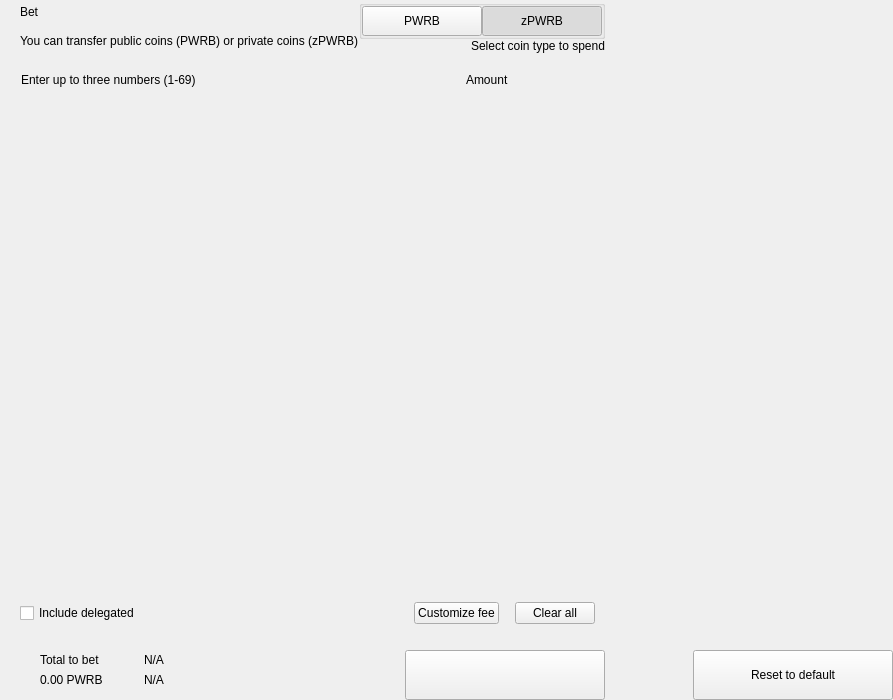
<?xml version="1.0" encoding="UTF-8"?>
<ui version="4.0">
 <class>bet</class>
 <widget class="QWidget" name="bet">
  <property name="geometry">
   <rect>
    <x>0</x>
    <y>0</y>
    <width>893</width>
    <height>700</height>
   </rect>
  </property>
  <property name="windowTitle">
   <string>Form</string>
  </property>
  <layout class="QHBoxLayout" name="horizontalLayout_2" stretch="2,1">
   <property name="spacing">
    <number>0</number>
   </property>
   <property name="leftMargin">
    <number>0</number>
   </property>
   <property name="topMargin">
    <number>0</number>
   </property>
   <property name="rightMargin">
    <number>0</number>
   </property>
   <property name="bottomMargin">
    <number>0</number>
   </property>
   <item>
    <widget class="QWidget" name="left" native="true">
     <layout class="QVBoxLayout" name="verticalLayout_3">
      <property name="spacing">
       <number>0</number>
      </property>
      <property name="leftMargin">
       <number>0</number>
      </property>
      <property name="topMargin">
       <number>0</number>
      </property>
      <property name="rightMargin">
       <number>0</number>
      </property>
      <property name="bottomMargin">
       <number>0</number>
      </property>
      <item>
       <layout class="QVBoxLayout" name="verticalLayout_22" stretch="0,0,0,1,0,0,0,0">
        <property name="spacing">
         <number>0</number>
        </property>
        <item>
         <layout class="QHBoxLayout" name="horizontalLayout_3">
          <property name="spacing">
           <number>0</number>
          </property>
          <property name="leftMargin">
           <number>20</number>
          </property>
          <property name="rightMargin">
           <number>20</number>
          </property>
          <item>
           <layout class="QVBoxLayout" name="verticalLayout">
            <property name="spacing">
             <number>5</number>
            </property>
            <item>
             <widget class="QLabel" name="labelTitle">
              <property name="text">
               <string>Bet</string>
              </property>
              <property name="alignment">
               <set>Qt::AlignLeading|Qt::AlignLeft|Qt::AlignVCenter</set>
              </property>
             </widget>
            </item>
            <item>
             <widget class="QLabel" name="labelSubtitle1">
              <property name="text">
               <string>You can transfer public coins (PWRB) or private coins (zPWRB)</string>
              </property>
             </widget>
            </item>
           </layout>
          </item>
          <item>
           <spacer name="horizontalSpacer">
            <property name="orientation">
             <enum>Qt::Horizontal</enum>
            </property>
            <property name="sizeHint" stdset="0">
             <size>
              <width>40</width>
              <height>20</height>
             </size>
            </property>
           </spacer>
          </item>
          <item>
           <layout class="QVBoxLayout" name="verticalLayout_6">
            <property name="spacing">
             <number>0</number>
            </property>
            <item>
             <widget class="QGroupBox" name="groupBox">
              <property name="title">
               <string/>
              </property>
              <property name="alignment">
               <set>Qt::AlignLeading|Qt::AlignLeft|Qt::AlignTop</set>
              </property>
              <layout class="QHBoxLayout" name="horizontalLayout_4">
               <property name="spacing">
                <number>0</number>
               </property>
               <property name="leftMargin">
                <number>0</number>
               </property>
               <property name="topMargin">
                <number>0</number>
               </property>
               <property name="rightMargin">
                <number>0</number>
               </property>
               <property name="bottomMargin">
                <number>0</number>
               </property>
               <item>
                <widget class="QPushButton" name="pushLeft">
                 <property name="minimumSize">
                  <size>
                   <width>120</width>
                   <height>30</height>
                  </size>
                 </property>
                 <property name="maximumSize">
                  <size>
                   <width>120</width>
                   <height>30</height>
                  </size>
                 </property>
                 <property name="focusPolicy">
                  <enum>Qt::NoFocus</enum>
                 </property>
                 <property name="text">
                  <string>PWRB</string>
                 </property>
                 <property name="checkable">
                  <bool>true</bool>
                 </property>
                 <property name="autoExclusive">
                  <bool>true</bool>
                 </property>
                </widget>
               </item>
               <item>
                <widget class="QPushButton" name="pushRight">
                 <property name="minimumSize">
                  <size>
                   <width>120</width>
                   <height>30</height>
                  </size>
                 </property>
                 <property name="maximumSize">
                  <size>
                   <width>120</width>
                   <height>30</height>
                  </size>
                 </property>
                 <property name="focusPolicy">
                  <enum>Qt::NoFocus</enum>
                 </property>
                 <property name="text">
                  <string>zPWRB</string>
                 </property>
                 <property name="checkable">
                  <bool>true</bool>
                 </property>
                 <property name="checked">
                  <bool>true</bool>
                 </property>
                 <property name="autoExclusive">
                  <bool>true</bool>
                 </property>
                </widget>
               </item>
              </layout>
             </widget>
            </item>
            <item>
             <widget class="QLabel" name="labelSubtitle2">
              <property name="text">
               <string>Select coin type to spend</string>
              </property>
              <property name="alignment">
               <set>Qt::AlignRight|Qt::AlignTrailing|Qt::AlignVCenter</set>
              </property>
             </widget>
            </item>
           </layout>
          </item>
         </layout>
        </item>
        <item>
         <spacer name="verticalSpacer_2">
          <property name="orientation">
           <enum>Qt::Vertical</enum>
          </property>
          <property name="sizeType">
           <enum>QSizePolicy::Fixed</enum>
          </property>
          <property name="sizeHint" stdset="0">
           <size>
            <width>20</width>
            <height>20</height>
           </size>
          </property>
         </spacer>
        </item>
        <item>
         <layout class="QHBoxLayout" name="horizontalLayout" stretch="6,0,2">
          <property name="spacing">
           <number>0</number>
          </property>
          <property name="leftMargin">
           <number>10</number>
          </property>
          <property name="topMargin">
           <number>0</number>
          </property>
          <property name="rightMargin">
           <number>20</number>
          </property>
          <property name="bottomMargin">
           <number>0</number>
          </property>
          <item>
           <widget class="QLabel" name="labelSubtitleAddress">
            <property name="styleSheet">
             <string notr="true">margin-left:8px;</string>
            </property>
            <property name="text">
             <string>Enter up to three numbers (1-69)</string>
            </property>
           </widget>
          </item>
          <item>
           <spacer name="horizontalSpacer_3">
            <property name="orientation">
             <enum>Qt::Horizontal</enum>
            </property>
            <property name="sizeType">
             <enum>QSizePolicy::Fixed</enum>
            </property>
            <property name="sizeHint" stdset="0">
             <size>
              <width>40</width>
              <height>1</height>
             </size>
            </property>
           </spacer>
          </item>
          <item>
           <widget class="QLabel" name="labelSubtitleAmount">
            <property name="text">
             <string>Amount</string>
            </property>
           </widget>
          </item>
         </layout>
        </item>
        <item>
         <widget class="QScrollArea" name="scrollArea">
          <property name="minimumSize">
           <size>
            <width>0</width>
            <height>350</height>
           </size>
          </property>
          <property name="styleSheet">
           <string notr="true">#scrollArea {
            background:transparent;
            margin-top:10px;
}</string>
          </property>
          <property name="horizontalScrollBarPolicy">
           <enum>Qt::ScrollBarAlwaysOff</enum>
          </property>
          <property name="sizeAdjustPolicy">
           <enum>QAbstractScrollArea::AdjustIgnored</enum>
          </property>
          <property name="widgetResizable">
           <bool>true</bool>
          </property>
          <property name="alignment">
           <set>Qt::AlignLeading|Qt::AlignLeft|Qt::AlignTop</set>
          </property>
          <widget class="QWidget" name="scrollAreaWidgetContents">
           <property name="geometry">
            <rect>
             <x>0</x>
             <y>0</y>
             <width>591</width>
             <height>16</height>
            </rect>
           </property>
           <property name="sizePolicy">
            <sizepolicy hsizetype="Preferred" vsizetype="Maximum">
             <horstretch>0</horstretch>
             <verstretch>0</verstretch>
            </sizepolicy>
           </property>
           <property name="autoFillBackground">
            <bool>false</bool>
           </property>
           <property name="styleSheet">
            <string notr="true">#scrollAreaWidgetContents {
             background:transparent;
             }</string>
           </property>
           <layout class="QVBoxLayout" name="verticalLayout_7">
            <property name="spacing">
             <number>0</number>
            </property>
            <property name="sizeConstraint">
             <enum>QLayout::SetDefaultConstraint</enum>
            </property>
            <property name="leftMargin">
             <number>0</number>
            </property>
            <property name="topMargin">
             <number>0</number>
            </property>
            <property name="rightMargin">
             <number>0</number>
            </property>
            <property name="bottomMargin">
             <number>0</number>
            </property>
           </layout>
          </widget>
         </widget>
        </item>
        <item>
         <spacer name="verticalSpacer_4">
          <property name="orientation">
           <enum>Qt::Vertical</enum>
          </property>
          <property name="sizeType">
           <enum>QSizePolicy::Fixed</enum>
          </property>
          <property name="sizeHint" stdset="0">
           <size>
            <width>20</width>
            <height>20</height>
           </size>
          </property>
         </spacer>
        </item>
        <item>
         <layout class="QHBoxLayout" name="horizontalLayout_20">
          <property name="spacing">
           <number>6</number>
          </property>
          <property name="leftMargin">
           <number>20</number>
          </property>
          <property name="rightMargin">
           <number>20</number>
          </property>
          <item>
           <widget class="QCheckBox" name="checkBoxDelegations">
            <property name="layoutDirection">
             <enum>Qt::LeftToRight</enum>
            </property>
            <property name="text">
             <string>Include delegated</string>
            </property>
           </widget>
          </item>
          <item>
           <spacer name="horizontalSpacer_4">
            <property name="orientation">
             <enum>Qt::Horizontal</enum>
            </property>
            <property name="sizeHint" stdset="0">
             <size>
              <width>10</width>
              <height>20</height>
             </size>
            </property>
           </spacer>
          </item>
          <item>
           <widget class="QPushButton" name="pushButtonFee">
            <property name="focusPolicy">
             <enum>Qt::NoFocus</enum>
            </property>
            <property name="text">
             <string>Customize fee</string>
            </property>
           </widget>
          </item>
          <item>
           <spacer name="horizontalSpacer_11">
            <property name="orientation">
             <enum>Qt::Horizontal</enum>
            </property>
            <property name="sizeType">
             <enum>QSizePolicy::Minimum</enum>
            </property>
            <property name="sizeHint" stdset="0">
             <size>
              <width>10</width>
              <height>20</height>
             </size>
            </property>
           </spacer>
          </item>
          <item>
           <widget class="QPushButton" name="pushButtonClear">
            <property name="focusPolicy">
             <enum>Qt::NoFocus</enum>
            </property>
            <property name="layoutDirection">
             <enum>Qt::RightToLeft</enum>
            </property>
            <property name="text">
             <string>Clear all</string>
            </property>
           </widget>
          </item>
          <item>
           <spacer name="horizontalSpacer_6">
            <property name="orientation">
             <enum>Qt::Horizontal</enum>
            </property>
            <property name="sizeType">
             <enum>QSizePolicy::Fixed</enum>
            </property>
            <property name="sizeHint" stdset="0">
             <size>
              <width>10</width>
              <height>20</height>
             </size>
            </property>
           </spacer>
          </item>
         </layout>
        </item>
        <item>
         <spacer name="verticalSpacer">
          <property name="orientation">
           <enum>Qt::Vertical</enum>
          </property>
          <property name="sizeType">
           <enum>QSizePolicy::Fixed</enum>
          </property>
          <property name="sizeHint" stdset="0">
           <size>
            <width>20</width>
            <height>16</height>
           </size>
          </property>
         </spacer>
        </item>
        <item>
         <layout class="QHBoxLayout" name="horizontalLayout_7">
          <property name="rightMargin">
           <number>20</number>
          </property>
          <item>
           <layout class="QHBoxLayout" name="horizontalLayout_10">
            <property name="spacing">
             <number>0</number>
            </property>
            <property name="leftMargin">
             <number>8</number>
            </property>
            <item>
             <widget class="QStackedWidget" name="stackedWidget">
              <property name="minimumSize">
               <size>
                <width>0</width>
                <height>60</height>
               </size>
              </property>
              <property name="maximumSize">
               <size>
                <width>16777215</width>
                <height>60</height>
               </size>
              </property>
              <widget class="QWidget" name="page1">
               <layout class="QVBoxLayout" name="verticalLayout_71" stretch="0">
                <property name="spacing">
                 <number>6</number>
                </property>
                <property name="leftMargin">
                 <number>12</number>
                </property>
                <property name="topMargin">
                 <number>0</number>
                </property>
                <property name="rightMargin">
                 <number>0</number>
                </property>
                <property name="bottomMargin">
                 <number>0</number>
                </property>
                <item>
                 <widget class="QWidget" name="coinWidget" native="true">
                  <property name="minimumSize">
                   <size>
                    <width>0</width>
                    <height>60</height>
                   </size>
                  </property>
                  <property name="maximumSize">
                   <size>
                    <width>16777215</width>
                    <height>60</height>
                   </size>
                  </property>
                  <layout class="QHBoxLayout" name="horizontalLayout_9">
                   <property name="spacing">
                    <number>0</number>
                   </property>
                   <property name="leftMargin">
                    <number>20</number>
                   </property>
                   <property name="topMargin">
                    <number>10</number>
                   </property>
                   <property name="rightMargin">
                    <number>20</number>
                   </property>
                   <property name="bottomMargin">
                    <number>10</number>
                   </property>
                   <item>
                    <layout class="QVBoxLayout" name="verticalBet">
                     <property name="spacing">
                      <number>0</number>
                     </property>
                     <item>
                      <widget class="QLabel" name="labelTitleTotalBet">
                       <property name="text">
                        <string>Total to bet</string>
                       </property>
                      </widget>
                     </item>
                     <item>
                      <widget class="QLabel" name="labelAmountBet">
                       <property name="text">
                        <string notr="true">0.00 PWRB</string>
                       </property>
                      </widget>
                     </item>
                    </layout>
                   </item>
                   <item>
                    <spacer name="horizontalSpacer_9">
                     <property name="orientation">
                      <enum>Qt::Horizontal</enum>
                     </property>
                     <property name="sizeType">
                      <enum>QSizePolicy::Fixed</enum>
                     </property>
                     <property name="sizeHint" stdset="0">
                      <size>
                       <width>20</width>
                       <height>20</height>
                      </size>
                     </property>
                    </spacer>
                   </item>
                   <item>
                    <widget class="QLabel" name="labelLine">
                     <property name="minimumSize">
                      <size>
                       <width>1</width>
                       <height>0</height>
                      </size>
                     </property>
                     <property name="maximumSize">
                      <size>
                       <width>1</width>
                       <height>16777215</height>
                      </size>
                     </property>
                     <property name="text">
                      <string/>
                     </property>
                    </widget>
                   </item>
                   <item>
                    <spacer name="horizontalSpacer_10">
                     <property name="orientation">
                      <enum>Qt::Horizontal</enum>
                     </property>
                     <property name="sizeType">
                      <enum>QSizePolicy::Fixed</enum>
                     </property>
                     <property name="sizeHint" stdset="0">
                      <size>
                       <width>20</width>
                       <height>20</height>
                      </size>
                     </property>
                    </spacer>
                   </item>
                   <item>
                    <layout class="QVBoxLayout" name="verticalRemaining">
                     <property name="spacing">
                      <number>0</number>
                     </property>
                     <item>
                      <widget class="QLabel" name="labelTitleTotalRemaining">
                       <property name="text">
                        <string notr="true">N/A</string>
                       </property>
                      </widget>
                     </item>
                     <item>
                      <widget class="QLabel" name="labelAmountRemaining">
                       <property name="text">
                        <string notr="true">N/A</string>
                       </property>
                      </widget>
                     </item>
                    </layout>
                   </item>
                  </layout>
                 </widget>
                </item>
               </layout>
              </widget>
              <widget class="QWidget" name="page_2"/>
             </widget>
            </item>
           </layout>
          </item>
          <item>
           <spacer name="horizontalSpacer_5">
            <property name="orientation">
             <enum>Qt::Horizontal</enum>
            </property>
            <property name="sizeType">
             <enum>QSizePolicy::Expanding</enum>
            </property>
            <property name="sizeHint" stdset="0">
             <size>
              <width>40</width>
              <height>20</height>
             </size>
            </property>
           </spacer>
          </item>
          <item alignment="Qt::AlignBottom">
           <widget class="QPushButton" name="pushButtonSave">
            <property name="minimumSize">
             <size>
              <width>200</width>
              <height>50</height>
             </size>
            </property>
            <property name="maximumSize">
             <size>
              <width>200</width>
              <height>50</height>
             </size>
            </property>
            <property name="focusPolicy">
             <enum>Qt::NoFocus</enum>
            </property>
            <property name="text">
             <string/>
            </property>
           </widget>
          </item>
         </layout>
        </item>
       </layout>
      </item>
     </layout>
    </widget>
   </item>
   <item>
    <widget class="QWidget" name="right" native="true">
     <layout class="QVBoxLayout" name="verticalLayout_5">
      <property name="leftMargin">
       <number>0</number>
      </property>
      <property name="topMargin">
       <number>0</number>
      </property>
      <property name="rightMargin">
       <number>0</number>
      </property>
      <property name="bottomMargin">
       <number>0</number>
      </property>
      <item>
       <layout class="QVBoxLayout" name="verticalLayout_4">
        <property name="spacing">
         <number>6</number>
        </property>
        <item>
         <widget class="OptionButton" name="btnCoinControl" native="true">
          <property name="minimumSize">
           <size>
            <width>0</width>
            <height>50</height>
           </size>
          </property>
         </widget>
        </item>
        <item>
         <widget class="OptionButton" name="btnChangeAddress" native="true">
          <property name="minimumSize">
           <size>
            <width>0</width>
            <height>50</height>
           </size>
          </property>
         </widget>
        </item>
        <item>
         <spacer name="verticalSpacer_5">
          <property name="orientation">
           <enum>Qt::Vertical</enum>
          </property>
          <property name="sizeHint" stdset="0">
           <size>
            <width>20</width>
            <height>40</height>
           </size>
          </property>
         </spacer>
        </item>
        <item>
         <layout class="QHBoxLayout" name="horizontalLayout_8">
          <item>
           <spacer name="horizontalSpacer_7">
            <property name="orientation">
             <enum>Qt::Horizontal</enum>
            </property>
            <property name="sizeHint" stdset="0">
             <size>
              <width>40</width>
              <height>20</height>
             </size>
            </property>
           </spacer>
          </item>
          <item>
           <widget class="QPushButton" name="pushButtonReset">
            <property name="minimumSize">
             <size>
              <width>200</width>
              <height>50</height>
             </size>
            </property>
            <property name="maximumSize">
             <size>
              <width>200</width>
              <height>50</height>
             </size>
            </property>
            <property name="focusPolicy">
             <enum>Qt::NoFocus</enum>
            </property>
            <property name="text">
             <string>Reset to default</string>
            </property>
           </widget>
          </item>
         </layout>
        </item>
       </layout>
      </item>
     </layout>
    </widget>
   </item>
  </layout>
 </widget>
 <customwidgets>
  <customwidget>
   <class>OptionButton</class>
   <extends>QWidget</extends>
   <header>qt/pwrb/optionbutton.h</header>
   <container>1</container>
  </customwidget>
 </customwidgets>
 <resources/>
 <connections/>
</ui>
